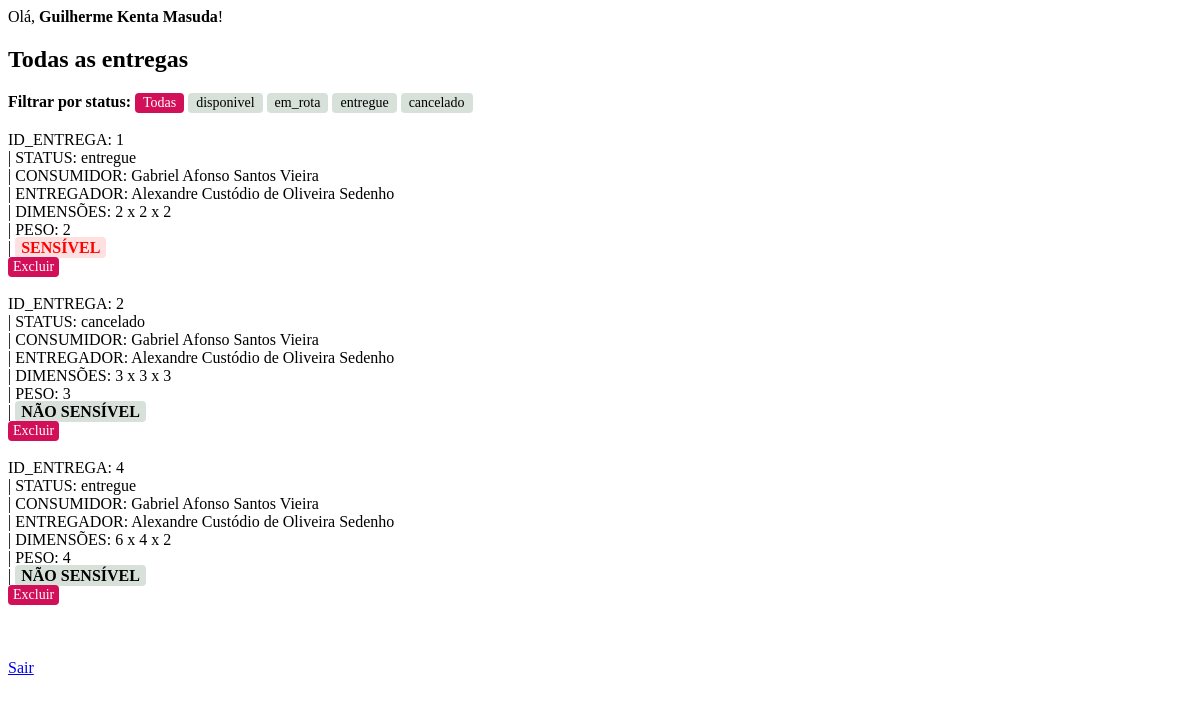
The page /gerente.php (signed in) on the database its author committed.
### tables this page shows
CREATE TABLE `tab_status_entrega` (
  `id` int(11) NOT NULL,
  `des_status` varchar(50) NOT NULL
);

CREATE TABLE `tab_entrega` (
  `id` int(11) NOT NULL,
  `id_consumidor` int(11) NOT NULL,
  `id_entregador` int(11) NOT NULL,
  `largura` int(11) NOT NULL,
  `altura` int(11) NOT NULL,
  `profundidade` int(11) NOT NULL,
  `peso` double NOT NULL,
  `sensivel` int(11) NOT NULL,
  `status` int(11) NOT NULL
);

CREATE TABLE `tab_usuario` (
  `id` int(11) NOT NULL,
  `nome` varchar(200) NOT NULL,
  `email` varchar(200) NOT NULL,
  `senha` varchar(500) NOT NULL,
  `cod_tipo_usuario` int(11) NOT NULL
);

### gerente.php (the view, shortened to what this page needs)
<?php
    require('conexao.php');
    echo "Olá, <strong>{$_SESSION['nome_usuario']}</strong>!" . '<br>';
    echo "<h2>Todas as entregas</h2>";
    $filtro = isset($_GET['status']) ? $_GET['status'] : '';
    echo "<strong>Filtrar por status:</strong> ";
    echo "<a class='btn-filtro" . ($filtro == '' ? " ativo" : "") . "' href='gerente.php'>Todas</a> ";
    $sql_status = "SELECT id, des_status FROM tab_status_entrega";
    $stm_status = $conexao->prepare($sql_status);
    $stm_status->execute();
    while($st = $stm_status->fetch(PDO::FETCH_ASSOC)){
        echo "<a class='btn-filtro" . ($filtro == $st['id'] ? " ativo" : "") . "' href='gerente.php?status=" . $st['id'] . "'>" . $st['des_status'] . "</a> ";
    }
    $sql = "SELECT te.id, te.largura, te.altura, te.profundidade, te.sensivel, te.peso, te.status,
                   tse.des_status, tc.nome AS consumidor, ten.nome AS entregador
            FROM tab_entrega AS te
            INNER JOIN tab_status_entrega AS tse
                ON tse.id = te.status
            INNER JOIN tab_usuario AS tc
                ON tc.id = te.id_consumidor
            LEFT JOIN tab_usuario AS ten
                ON ten.id = te.id_entregador";
    $stm = $conexao->prepare($sql);
    $stm->execute();
    while($res = $stm->fetch(PDO::FETCH_ASSOC)){
        echo "ID_ENTREGA: " . $res['id'] . "<br>"
            . " | STATUS: " . $res['des_status'] . "<br>"
            . " | CONSUMIDOR: " . $res['consumidor'] . "<br>"
            . " | ENTREGADOR: " . ($res['entregador'] ? $res['entregador'] : "Aguardando entregador") . "<br>"
            . " | DIMENSÕES: " . $res['largura'] . " x " . $res['altura'] . " x " . $res['profundidade'] . "<br>"
            . " | PESO: " . $res['peso'] . "<br>"
            . " | " . ($res['sensivel'] ? "<span style='color: red; background-color: #ffe0e0; font-weight: bold; padding: 2px 6px; border-radius: 4px;'>SENSÍVEL</span>" : "<span style='background-color: #d8e0da; font-weight: bold; padding: 2px 6px; border-radius: 4px;'>NÃO SENSÍVEL</span>") . "<br>";
        echo " <a class='btn-acao' href='excluir_entrega.php?id=" . $res['id'] . "' onclick=\"return confirm('Excluir a entrega " . $res['id'] . "?');\">Excluir</a>"
            . "<br><br>";
    }
    echo "<br><br><a href=\"sair.php\">Sair</a>";
?>

### gerente.php (style rules this page uses)
.btn-acao { display: inline-block; padding: 2px 5px; background-color: #d2105a; color: #ffffff; text-decoration: none; border-radius: 4px; font-size: 14px; cursor: pointer; }
.btn-filtro { display: inline-block; padding: 2px 8px; background-color: #d8e0da; color: #000000; text-decoration: none; border-radius: 4px; font-size: 14px; }
.btn-filtro.ativo { background-color: #d2105a; color: #ffffff; }

### rows shown on the page
tab_status_entrega: des_status "disponivel"
tab_status_entrega: des_status "em_rota"
tab_status_entrega: des_status "entregue"
tab_status_entrega: des_status "cancelado"
tab_entrega: id "1", tab_status_entrega.des_status "entregue", tab_usuario.nome "Gabriel Afonso Santos Vieira", tab_usuario.nome "Alexandre Custódio de Oliveira Sedenho", largura "2", altura "2", profundidade "2", peso "2", sensivel "SENSÍVEL"
tab_entrega: id "2", tab_status_entrega.des_status "cancelado", tab_usuario.nome "Gabriel Afonso Santos Vieira", tab_usuario.nome "Alexandre Custódio de Oliveira Sedenho", largura "3", altura "3", profundidade "3", peso "3", sensivel "NÃO SENSÍVEL"
tab_entrega: id "4", tab_status_entrega.des_status "entregue", tab_usuario.nome "Gabriel Afonso Santos Vieira", tab_usuario.nome "Alexandre Custódio de Oliveira Sedenho", largura "6", altura "4", profundidade "2", peso "4", sensivel "NÃO SENSÍVEL"

### other values the page prints
$_SESSION['nome_usuario'] "Guilherme Kenta Masuda"
